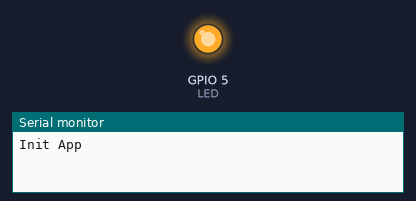
Bench run of a program on a simulated ESP32. Shown: output pins drawn as LEDs (lit = HIGH), the last lines printed to the serial monitor.

Above: at 0.1 s.
At 2.1 s:
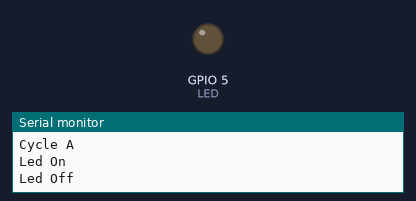
Timing chart, 0 to 41.0 s (numbered marks = the images above):
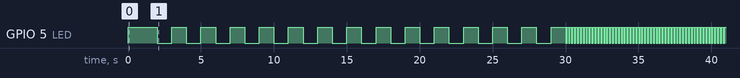

Measured:
- by itself, GPIO 5 (LED): goes 14 × (LOW 1.0 s, HIGH 1.0 s), 54 × (LOW 0.10 s, HIGH 0.10 s), LOW 0.10 s, then HIGH

The program:

main.cpp
```cpp
#include <Arduino.h>
#include "chenillard.h"
#include "bsp.h"

enum ChenillardStates {
  CycleA,
  CycleB,
  CycleC
};

enum LedStates {
  LedOn,
  LedOff
};


hw_timer_t *cycle_timer = NULL;
hw_timer_t *blink_timer = NULL;
portMUX_TYPE cycleTimerMux = portMUX_INITIALIZER_UNLOCKED;
portMUX_TYPE blinkTimerMux = portMUX_INITIALIZER_UNLOCKED;
ChenillardStates chenillardState;
LedStates ledState;
volatile bool blinkFlag =false;
volatile bool cylceFlag = false;
// put function declarations here:
void SystemConfig();
void ApplicationConfig();
void FsmChenillard();
void FsmBlink();
void TimerConfig();
void DigitalIoConfig();


void IRAM_ATTR OnCycleEnd(){
  portENTER_CRITICAL(&cycleTimerMux);
  cylceFlag = true;
  portEXIT_CRITICAL(&cycleTimerMux);
}

void IRAM_ATTR OnBlinkEnd(){
  portENTER_CRITICAL(&blinkTimerMux);
  blinkFlag = true;
  portEXIT_CRITICAL(&blinkTimerMux);
}


void setup() {
  // put your setup code here, to run once:
  SystemConfig();
  ApplicationConfig();
}

void loop() {
  // put your main code here, to run repeatedly:
  FsmChenillard();
  FsmBlink();
  delay(5); // update time of the FSM
}

void SystemConfig(){
  Serial.begin(115200);
  TimerConfig();
  DigitalIoConfig();
}

void TimerConfig(){
  cycle_timer = timerBegin(0, 80, true);  // 1 µs par impulsion
  timerAttachInterrupt(cycle_timer, &OnCycleEnd, true);
  timerAlarmWrite(cycle_timer, THIRTY_SECOND, true);
  //

  blink_timer = timerBegin(1, 80, true);
  timerAttachInterrupt(blink_timer, &OnBlinkEnd, true);
  timerAlarmWrite(blink_timer, ONE_HZ, true);
  //
}

void DigitalIoConfig(){
  pinMode(LED,OUTPUT);
}

void ApplicationConfig(){
  Serial.println("Init App");
  digitalWrite(LED,LED_ON);
  chenillardState = ChenillardStates::CycleA;
  ledState =LedStates::LedOff;
  timerAlarmEnable(cycle_timer);
  timerAlarmEnable(blink_timer);
  delay(1000);
  digitalWrite(LED,LED_OFF);
  Serial.println("End Init App");
  Serial.println("Cycle A");
}

void FsmChenillard(){
  switch(chenillardState){
    case ChenillardStates::CycleA:
      if(cylceFlag)
      {
        cylceFlag = false;
        chenillardState = ChenillardStates::CycleB;
        timerAlarmDisable(blink_timer);
        timerAlarmWrite(blink_timer, TEN_HZ, true);
        timerAlarmEnable(blink_timer);
        Serial.println("Cycle B");
      }
      break;
    case ChenillardStates::CycleB:
      if(cylceFlag)
      {
        cylceFlag = false;
        chenillardState = ChenillardStates::CycleC;
        timerAlarmDisable(blink_timer);
        timerAlarmWrite(blink_timer, FIFTY_HZ, true);
        timerAlarmEnable(blink_timer);
        Serial.println("Cycle C");
      }
      break;
    case ChenillardStates::CycleC:
      if(cylceFlag)
      {
        cylceFlag = false;
        chenillardState = ChenillardStates::CycleA;
        timerAlarmDisable(blink_timer);
        timerAlarmWrite(blink_timer, ONE_HZ, true);
        timerAlarmEnable(blink_timer);
        Serial.println("Cycle A");
      }
      break;
  }
}

void FsmBlink(){
  switch(ledState){
    case LedStates::LedOn:

      if(blinkFlag){
        blinkFlag = false;
        digitalWrite(LED,LED_OFF);
        ledState = LedStates::LedOff;
        Serial.println("Led Off");
      }
      break;
    case LedStates::LedOff:

      if(blinkFlag){
        blinkFlag = false;
        digitalWrite(LED,LED_ON);
        ledState = LedStates::LedOn;
        Serial.println("Led On");
      }
      break;
  }
}
```

bsp.h
```cpp
#define LED         5

#define LED_ON      1
#define LED_OFF     0
```

chenillard.h
```cpp
#define THIRTY_SECOND                       30000000
#define ONE_HZ                              1000000 // 1s
#define TEN_HZ                              100000  // 100 ms
#define FIFTY_HZ                            20000  // 20 ms
```
